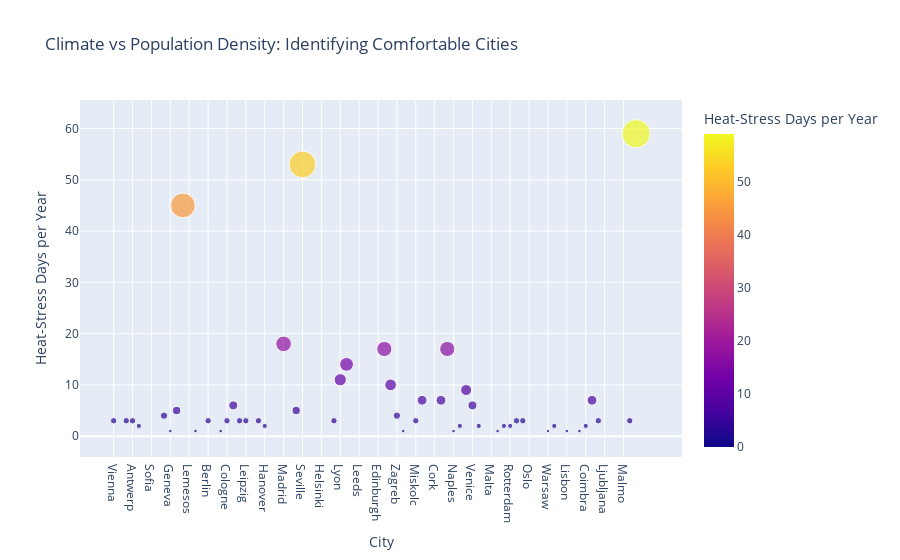
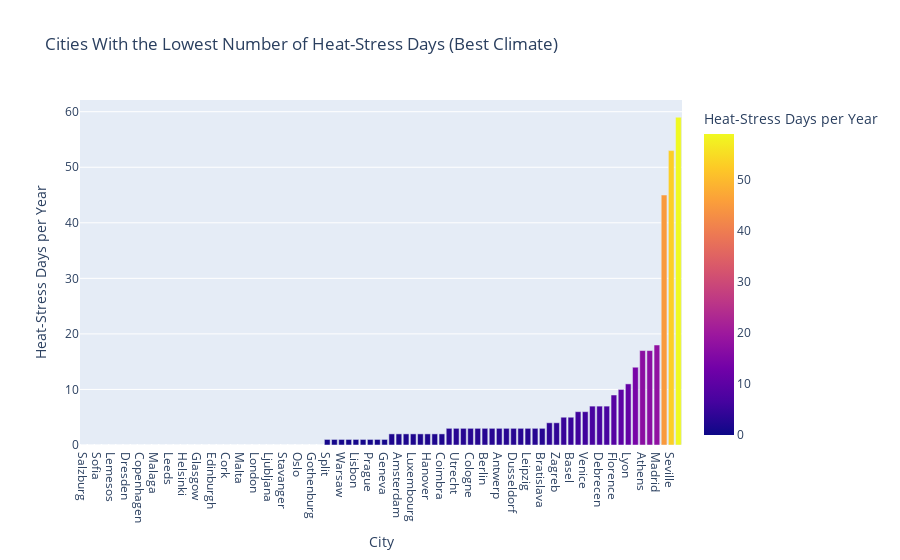

Source (notebook cell) for these figures, in order:
### Code cell
climate = df[['City', 'Country', 'Days of Very Strong Heat Stress']].dropna()
climate_sorted = climate.sort_values('Days of Very Strong Heat Stress')

fig = px.scatter(
    climate,
    x='City',
    y='Days of Very Strong Heat Stress',
    size='Days of Very Strong Heat Stress',
    color='Days of Very Strong Heat Stress',
    hover_name='City',
    title='Climate vs Population Density: Identifying Comfortable Cities',
    labels={
        'Population Density': 'Population Density ',
        'Days of Very Strong Heat Stress': 'Heat-Stress Days per Year'
    }
)

fig.show()
fig = px.bar(
    climate_sorted,
    x='City',
    y='Days of Very Strong Heat Stress',
    color='Days of Very Strong Heat Stress',
    title='Cities With the Lowest Number of Heat-Stress Days (Best Climate)',
    labels={'Days of Very Strong Heat Stress': 'Heat-Stress Days per Year'}
)

fig.show()

### Figure 1 — Plotly figure (JSON) as saved in the notebook; plotly's stock layout.template omitted (floating-point values rounded to 4 significant figures)
{"data": [{"hovertemplate": "<b>%{hovertext}</b><br><br>City=%{x}<br>Heat-Stress Days per Year=%{marker.color}<extra></extra>", "hovertext": ["Vienna", "Salzburg", "Brussels", "Antwerp", "Gent", "Bruges", "Sofia", "Dobrich", "Zurich", "Geneva", "Basel", "Lefkosia", "Lemesos", "Prague", "Ostrava", "Berlin", "Hamburg", "Munich", "Cologne", "FrankfurtamMain", "Stuttgart", "Leipzig", "Dresden", "Dusseldorf", "Hanover", "Copenhagen", "Odense", "Madrid", "Barcelona", "Valencia", "Seville", "Malaga", "Tallinn", "Helsinki", "Tampere", "Paris", "Lyon", "Toulouse", "London", "Leeds", "Glasgow", "Liverpool", "Edinburgh", "Athens", "Thessaloniki", "Zagreb", "Split", "Budapest", "Miskolc", "Debrecen", "Dublin", "Cork", "Rome", "Milan", "Naples", "Turin", "Florence", "Venice", "Luxembourg", "Riga", "Malta", "TheHague", "Amsterdam", "Rotterdam", "Utrecht", "Eindhoven", "Oslo", "Bergen", "Stavanger", "Warsaw", "Lodz", "Cracow", "Lisbon", "Porto", "Braga", "Coimbra", "Giroc", "Bratislava", "Ljubljana", "Stockholm", "Gothenburg", "Malmo", "Ankara", "Adana"], "legendgroup": "", "marker": {"color": [3, 0, 3, 3, 2, 0, 0, 0, 4, 1, 5, 45, 0, 1, 0, 3, 0, 1, 3, 6, 3, 3, 0, 3, 2, 0, 0, 18, 0, 5, 53, 0, 0, 0, 0, 3, 11, 14, 0, 0, 0, 0, 0, 17, 10, 4, 1, 0, 3, 7, 0, 0, 7, 17, 1, 2, 9, 6, 2, 0, 0, 1, 2, 2, 3, 3, 0, 0, 0, 1, 2, 0, 1, 0, 1, 2, 7, 3, 0, 0, 0, 0, 3, 59], "coloraxis": "coloraxis", "size": [3, 0, 3, 3, 2, 0, 0, 0, 4, 1, 5, 45, 0, 1, 0, 3, 0, 1, 3, 6, 3, 3, 0, 3, 2, 0, 0, 18, 0, 5, 53, 0, 0, 0, 0, 3, 11, 14, 0, 0, 0, 0, 0, 17, 10, 4, 1, 0, 3, 7, 0, 0, 7, 17, 1, 2, 9, 6, 2, 0, 0, 1, 2, 2, 3, 3, 0, 0, 0, 1, 2, 0, 1, 0, 1, 2, 7, 3, 0, 0, 0, 0, 3, 59], "sizemode": "area", "sizeref": 0.1475, "symbol": "circle"}, "mode": "markers", "name": "", "orientation": "v", "showlegend": false, "type": "scatter", "x": ["Vienna", "Salzburg", "Brussels", "Antwerp", "Gent", "Bruges", "Sofia", "Dobrich", "Zurich", "Geneva", "Basel", "Lefkosia", "Lemesos", "Prague", "Ostrava", "Berlin", "Hamburg", "Munich", "Cologne", "FrankfurtamMain", "Stuttgart", "Leipzig", "Dresden", "Dusseldorf", "Hanover", "Copenhagen", "Odense", "Madrid", "Barcelona", "Valencia", "Seville", "Malaga", "Tallinn", "Helsinki", "Tampere", "Paris", "Lyon", "Toulouse", "London", "Leeds", "Glasgow", "Liverpool", "Edinburgh", "Athens", "Thessaloniki", "Zagreb", "Split", "Budapest", "Miskolc", "Debrecen", "Dublin", "Cork", "Rome", "Milan", "Naples", "Turin", "Florence", "Venice", "Luxembourg", "Riga", "Malta", "TheHague", "Amsterdam", "Rotterdam", "Utrecht", "Eindhoven", "Oslo", "Bergen", "Stavanger", "Warsaw", "Lodz", "Cracow", "Lisbon", "Porto", "Braga", "Coimbra", "Giroc", "Bratislava", "Ljubljana", "Stockholm", "Gothenburg", "Malmo", "Ankara", "Adana"], "xaxis": "x", "y": [3, 0, 3, 3, 2, 0, 0, 0, 4, 1, 5, 45, 0, 1, 0, 3, 0, 1, 3, 6, 3, 3, 0, 3, 2, 0, 0, 18, 0, 5, 53, 0, 0, 0, 0, 3, 11, 14, 0, 0, 0, 0, 0, 17, 10, 4, 1, 0, 3, 7, 0, 0, 7, 17, 1, 2, 9, 6, 2, 0, 0, 1, 2, 2, 3, 3, 0, 0, 0, 1, 2, 0, 1, 0, 1, 2, 7, 3, 0, 0, 0, 0, 3, 59], "yaxis": "y"}], "layout": {"coloraxis": {"colorbar": {"title": {"text": "Heat-Stress Days per Year"}}, "colorscale": [[0, "#0d0887"], [0.1111, "#46039f"], [0.2222, "#7201a8"], [0.3333, "#9c179e"], [0.4444, "#bd3786"], [0.5556, "#d8576b"], [0.6667, "#ed7953"], [0.7778, "#fb9f3a"], [0.8889, "#fdca26"], [1, "#f0f921"]]}, "legend": {"itemsizing": "constant", "tracegroupgap": 0}, "title": {"text": "Climate vs Population Density: Identifying Comfortable Cities"}, "xaxis": {"anchor": "y", "domain": [0, 1], "title": {"text": "City"}}, "yaxis": {"anchor": "x", "domain": [0, 1], "title": {"text": "Heat-Stress Days per Year"}}}}

### Figure 2 — Plotly figure (JSON) as saved in the notebook; plotly's stock layout.template omitted (floating-point values rounded to 4 significant figures)
{"data": [{"hovertemplate": "City=%{x}<br>Heat-Stress Days per Year=%{marker.color}<extra></extra>", "legendgroup": "", "marker": {"color": [0, 0, 0, 0, 0, 0, 0, 0, 0, 0, 0, 0, 0, 0, 0, 0, 0, 0, 0, 0, 0, 0, 0, 0, 0, 0, 0, 0, 0, 0, 0, 0, 0, 0, 1, 1, 1, 1, 1, 1, 1, 1, 1, 2, 2, 2, 2, 2, 2, 2, 2, 3, 3, 3, 3, 3, 3, 3, 3, 3, 3, 3, 3, 3, 3, 4, 4, 5, 5, 6, 6, 7, 7, 7, 9, 10, 11, 14, 17, 17, 18, 45, 53, 59], "coloraxis": "coloraxis", "pattern": {"shape": ""}}, "name": "", "orientation": "v", "showlegend": false, "textposition": "auto", "type": "bar", "x": ["Salzburg", "Dobrich", "Sofia", "Bruges", "Lemesos", "Ostrava", "Dresden", "Hamburg", "Copenhagen", "Odense", "Malaga", "Barcelona", "Leeds", "Tampere", "Helsinki", "Tallinn", "Glasgow", "Liverpool", "Edinburgh", "Riga", "Cork", "Dublin", "Malta", "Budapest", "London", "Porto", "Ljubljana", "Stockholm", "Stavanger", "Cracow", "Oslo", "Bergen", "Gothenburg", "Malmo", "Split", "Naples", "Warsaw", "Braga", "Lisbon", "TheHague", "Prague", "Munich", "Geneva", "Turin", "Amsterdam", "Rotterdam", "Luxembourg", "Gent", "Hanover", "Lodz", "Coimbra", "Eindhoven", "Utrecht", "Miskolc", "Cologne", "Paris", "Berlin", "Brussels", "Antwerp", "Vienna", "Dusseldorf", "Stuttgart", "Leipzig", "Ankara", "Bratislava", "Zurich", "Zagreb", "Valencia", "Basel", "FrankfurtamMain", "Venice", "Giroc", "Debrecen", "Rome", "Florence", "Thessaloniki", "Lyon", "Toulouse", "Athens", "Milan", "Madrid", "Lefkosia", "Seville", "Adana"], "xaxis": "x", "y": [0, 0, 0, 0, 0, 0, 0, 0, 0, 0, 0, 0, 0, 0, 0, 0, 0, 0, 0, 0, 0, 0, 0, 0, 0, 0, 0, 0, 0, 0, 0, 0, 0, 0, 1, 1, 1, 1, 1, 1, 1, 1, 1, 2, 2, 2, 2, 2, 2, 2, 2, 3, 3, 3, 3, 3, 3, 3, 3, 3, 3, 3, 3, 3, 3, 4, 4, 5, 5, 6, 6, 7, 7, 7, 9, 10, 11, 14, 17, 17, 18, 45, 53, 59], "yaxis": "y"}], "layout": {"barmode": "relative", "coloraxis": {"colorbar": {"title": {"text": "Heat-Stress Days per Year"}}, "colorscale": [[0, "#0d0887"], [0.1111, "#46039f"], [0.2222, "#7201a8"], [0.3333, "#9c179e"], [0.4444, "#bd3786"], [0.5556, "#d8576b"], [0.6667, "#ed7953"], [0.7778, "#fb9f3a"], [0.8889, "#fdca26"], [1, "#f0f921"]]}, "legend": {"tracegroupgap": 0}, "title": {"text": "Cities With the Lowest Number of Heat-Stress Days (Best Climate)"}, "xaxis": {"anchor": "y", "domain": [0, 1], "title": {"text": "City"}}, "yaxis": {"anchor": "x", "domain": [0, 1], "title": {"text": "Heat-Stress Days per Year"}}}}
